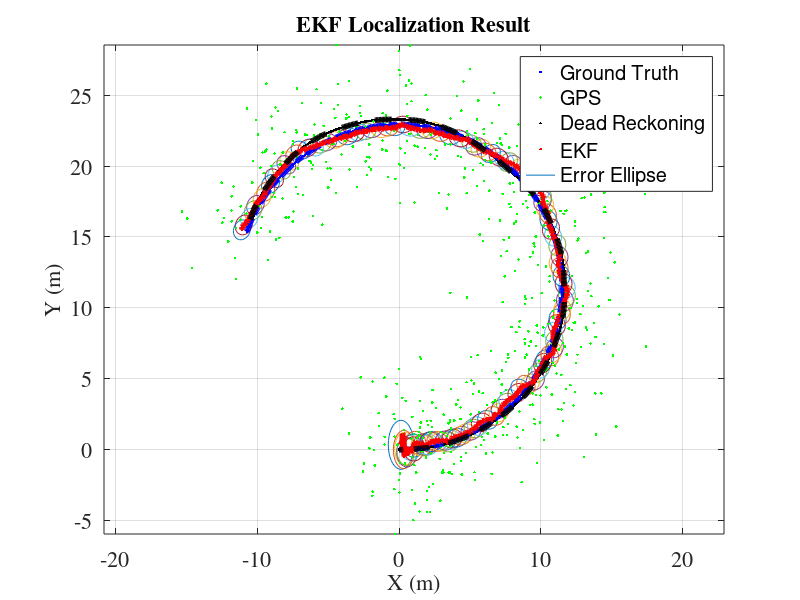

Reproduce this figure in MATLAB.
% -------------------------------------------------------------------------
%
% File : ExtendedKalmanFilterLocalization.m
%
% Discription : Mobible robot localization sample code with
% Extended Kalman Filter (EKF)
%
% Environment : Matlab
%
% Author : Atsushi Sakai
%
% Copyright (c): 2014 Atsushi Sakai
%
% License : GPL Software License Agreement
% -------------------------------------------------------------------------
 
function [] = ExtendedKalmanFilterLocalization()
 
close all;
clear all;
 
disp('Extended Kalman Filter (EKF) sample program start!!')
 
time = 0;
endtime = 60; % [sec]
global dt;
dt = 0.1; % [sec]
 
nSteps = ceil((endtime - time)/dt);
 
result.time=[];
result.xTrue=[];
result.xd=[];
result.xEst=[];
result.z=[];
result.PEst=[];
result.u=[];
 
 
% State Vector [x y yaw v]'
xEst=[0 0 0 0]';
 
% True State
xTrue=xEst;
 
% Dead Reckoning
xd=xTrue;
 
% Observation vector [x y yaw v]'
z=[0 0 0 0]';
 
% Covariance Matrix for motion
Q=diag([0.1 0.1 toRadian(1) 0.05]).^2;
 
% Covariance Matrix for observation
R=diag([1.5 1.5 toRadian(3) 0.05]).^2;
 
% Simulation parameter
global Qsigma
Qsigma=diag([0.1 toRadian(20)]).^2; %[v yawrate]
 
global Rsigma
Rsigma=diag([1.5 1.5 toRadian(3) 0.05]).^2;%[x y z yaw v]

PEst = eye(4);
 
tic;
%movcount=0;
% Main loop
for i=1 : nSteps
    time = time + dt;
    % Input
    u=doControl(time);
    % Observation
    [z,xTrue,xd,u]=Observation(xTrue, xd, u);
    
    % ------ Kalman Filter --------
    % Predict
    xPred = f(xEst, u);
    F=jacobF(xPred, u);
    PPred= F*PEst*F' + Q;
    
    % Update
    H=jacobH(xPred);
    y = z - h(xPred);
    S = H*PPred*H' + R;
    K = PPred*H'*inv(S);
    xEst = xPred + K*y;
    PEst = (eye(size(xEst,1)) - K*H)*PPred;
    
    % Simulation Result
    result.time=[result.time; time];
    result.xTrue=[result.xTrue; xTrue'];
    result.xd=[result.xd; xd'];
    result.xEst=[result.xEst;xEst'];
    result.z=[result.z; z'];
    result.PEst=[result.PEst; diag(PEst)'];
    result.u=[result.u; u'];
    
    %Animation (remove some flames)
    if rem(i,5)==0
        %hold off;
        plot(result.xTrue(:,1),result.xTrue(:,2),'.b');hold on;
        plot(result.z(:,1),result.z(:,2),'.g');hold on;
        plot(result.xd(:,1),result.xd(:,2),'.k');hold on;
        plot(result.xEst(:,1),result.xEst(:,2),'.r');hold on;
        ShowErrorEllipse(xEst,PEst);
        axis equal;
        grid on;
        drawnow;
        %movcount=movcount+1;
        %mov(movcount) = getframe(gcf);% �A�j���[�V�����̃t���[�����Q�b�g����
    end 
end
toc
%�A�j���[�V�����ۑ�
%movie2avi(mov,'movie.avi');
 
DrawGraph(result);

function ShowErrorEllipse(xEst,PEst)
%�덷���U�~���v�Z���A�\������֐�
Pxy=PEst(1:2,1:2);%x,y�̋����U���擾
[eigvec, eigval]=eig(Pxy);%�ŗL�l�ƌŗL�x�N�g���̌v�Z
%�ŗL�l�̑傫�����̃C���f�b�N�X��T��
if eigval(1,1)>=eigval(2,2)
    bigind=1;
    smallind=2;
else
    bigind=2;
    smallind=1;
end

chi=9.21;%�덷�ȉ~�̃J�C�̓�敪�z�l�@99%

%�ȉ~�`��
t=0:10:360;
a=sqrt(eigval(bigind,bigind)*chi);
b=sqrt(eigval(smallind,smallind)*chi);
x=[a*cosd(t);
   b*sind(t)];
%�덷�ȉ~�̊p�x���v�Z
angle = atan2(eigvec(bigind,2),eigvec(bigind,1));
if(angle < 0)
    angle = angle + 2*pi;
end

%�덷�ȉ~�̉�]
R=[cos(angle) sin(angle);
   -sin(angle) cos(angle)];
x=R*x;
plot(x(1,:)+xEst(1),x(2,:)+xEst(2))


function x = f(x, u)
% Motion Model
global dt;
 
F = [1 0 0 0
    0 1 0 0
    0 0 1 0
    0 0 0 0];
 
B = [
    dt*cos(x(3)) 0
    dt*sin(x(3)) 0
    0 dt
    1 0];
 
x= F*x+B*u;
 
function jF = jacobF(x, u)
% Jacobian of Motion Model
global dt;
 
jF=[
    1 0 0 0
    0 1 0 0
    -dt*u(1)*sin(x(3)) dt*u(1)*cos(x(3)) 1 0
     dt*cos(x(3)) dt*sin(x(3)) 0 1];

function z = h(x)
%Observation Model

H = [1 0 0 0
    0 1 0 0
    0 0 1 0
    0 0 0 1 ];
 
z=H*x;

function jH = jacobH(x)
%Jacobian of Observation Model

jH =[1 0 0 0
    0 1 0 0
    0 0 1 0
    0 0 0 1];

function u = doControl(time)
%Calc Input Parameter

T=10; % [sec]
 
% [V yawrate]
V=1.0; % [m/s]
yawrate = 5; % [deg/s]
 
u =[ V*(1-exp(-time/T)) toRadian(yawrate)*(1-exp(-time/T))]';
 

function [z, x, xd, u] = Observation(x, xd, u)
%Calc Observation from noise prameter
global Qsigma;
global Rsigma;

x=f(x, u);% Ground Truth
u=u+Qsigma*randn(2,1);%add Process Noise
xd=f(xd, u);% Dead Reckoning
z=h(x+Rsigma*randn(4,1));%Simulate Observation


function []=DrawGraph(result)
%Plot Result

figure(1);
x=[ result.xTrue(:,1:2) result.xEst(:,1:2) result.z(:,1:2)];
set(gca, 'fontsize', 16, 'fontname', 'times');
plot(x(:,5), x(:,6),'.g','linewidth', 4); hold on;
plot(x(:,1), x(:,2),'-.b','linewidth', 4); hold on;
plot(x(:,3), x(:,4),'r','linewidth', 4); hold on;
plot(result.xd(:,1), result.xd(:,2),'--k','linewidth', 4); hold on;
 
title('EKF Localization Result', 'fontsize', 16, 'fontname', 'times');
xlabel('X (m)', 'fontsize', 16, 'fontname', 'times');
ylabel('Y (m)', 'fontsize', 16, 'fontname', 'times');
legend('Ground Truth','GPS','Dead Reckoning','EKF','Error Ellipse');
grid on;
axis equal;

function angle=Pi2Pi(angle)
%���{�b�g�̊p�x��-pi~pi�͈̔͂ɕ␳����֐�
angle = mod(angle, 2*pi);

i = find(angle>pi);
angle(i) = angle(i) - 2*pi;

i = find(angle<-pi);
angle(i) = angle(i) + 2*pi;


function radian = toRadian(degree)
% degree to radian
radian = degree/180*pi;

function degree = toDegree(radian)
% radian to degree
degree = radian/pi*180;